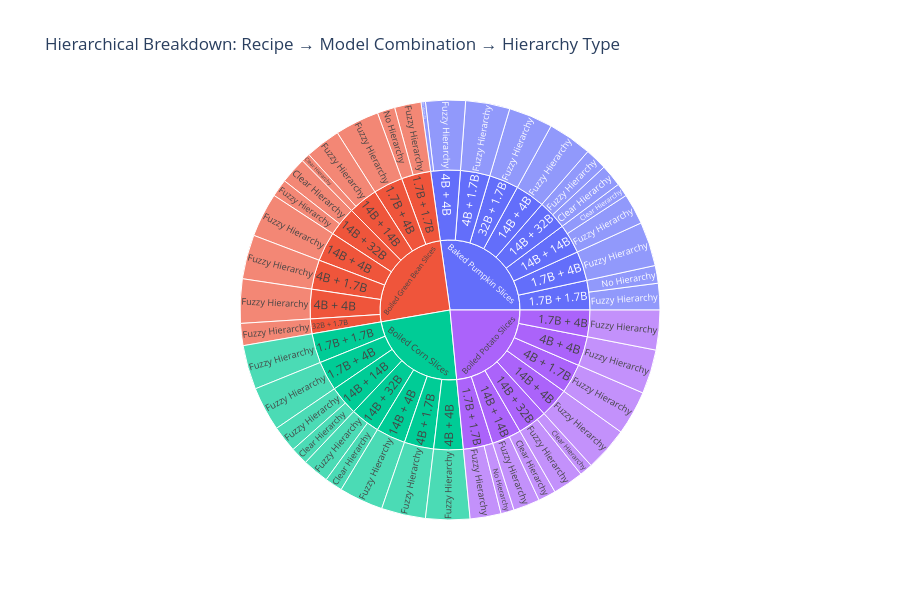

The notebook cell this image was saved under:
### Markdown cell above
## 6. Advanced Interactive Visualizations

### Code cell
# 8. Interactive Sunburst Chart
# Prepare data for sunburst
sunburst_data = []

for _, row in df.iterrows():
    recipe = row['recipe'].replace('_', ' ').title()
    model_combo = f"{row['model1_size']} + {row['model2_size']}"
    
    # Add entries for each hierarchy type
    for hierarchy_type in ['fuzzy_hierarchy', 'no_hierarchy', 'clear_hierarchy']:
        count = row[hierarchy_type]
        if count > 0:
            sunburst_data.extend([
                {
                    'ids': f"{recipe}",
                    'labels': recipe,
                    'parents': "",
                    'values': count
                },
                {
                    'ids': f"{recipe} - {model_combo}",
                    'labels': model_combo,
                    'parents': recipe,
                    'values': count
                },
                {
                    'ids': f"{recipe} - {model_combo} - {hierarchy_type}",
                    'labels': hierarchy_type.replace('_', ' ').title(),
                    'parents': f"{recipe} - {model_combo}",
                    'values': count
                }
            ])

# Remove duplicates and aggregate
sunburst_df = pd.DataFrame(sunburst_data)
sunburst_df = sunburst_df.groupby(['ids', 'labels', 'parents'])['values'].sum().reset_index()

fig = go.Figure(go.Sunburst(
    ids=sunburst_df['ids'],
    labels=sunburst_df['labels'],
    parents=sunburst_df['parents'],
    values=sunburst_df['values'],
    branchvalues="total",
    maxdepth=3
))

fig.update_layout(
    title="Hierarchical Breakdown: Recipe → Model Combination → Hierarchy Type",
    height=600
)

fig.show()

### Figure 1 — Plotly figure (JSON) as saved in the notebook; plotly's stock layout.template omitted (floating-point values rounded to 4 significant figures)
{"data": [{"branchvalues": "total", "ids": ["Baked Pumpkin Slices", "Baked Pumpkin Slices - 1.7B + 1.7B", "Baked Pumpkin Slices - 1.7B + 1.7B - fuzzy_hierarchy", "Baked Pumpkin Slices - 1.7B + 1.7B - no_hierarchy", "Baked Pumpkin Slices - 1.7B + 4B", "Baked Pumpkin Slices - 1.7B + 4B - fuzzy_hierarchy", "Baked Pumpkin Slices - 14B + 14B", "Baked Pumpkin Slices - 14B + 14B - clear_hierarchy", "Baked Pumpkin Slices - 14B + 14B - fuzzy_hierarchy", "Baked Pumpkin Slices - 14B + 32B", "Baked Pumpkin Slices - 14B + 32B - clear_hierarchy", "Baked Pumpkin Slices - 14B + 32B - fuzzy_hierarchy", "Baked Pumpkin Slices - 14B + 4B", "Baked Pumpkin Slices - 14B + 4B - fuzzy_hierarchy", "Baked Pumpkin Slices - 32B + 1.7B", "Baked Pumpkin Slices - 32B + 1.7B - fuzzy_hierarchy", "Baked Pumpkin Slices - 4B + 1.7B", "Baked Pumpkin Slices - 4B + 1.7B - fuzzy_hierarchy", "Baked Pumpkin Slices - 4B + 4B", "Baked Pumpkin Slices - 4B + 4B - fuzzy_hierarchy", "Baked Pumpkin Slices - 4B + 4B - no_hierarchy", "Boiled Corn Slices", "Boiled Corn Slices - 1.7B + 1.7B", "Boiled Corn Slices - 1.7B + 1.7B - fuzzy_hierarchy", "Boiled Corn Slices - 1.7B + 4B", "Boiled Corn Slices - 1.7B + 4B - fuzzy_hierarchy", "Boiled Corn Slices - 14B + 14B", "Boiled Corn Slices - 14B + 14B - clear_hierarchy", "Boiled Corn Slices - 14B + 14B - fuzzy_hierarchy", "Boiled Corn Slices - 14B + 32B", "Boiled Corn Slices - 14B + 32B - clear_hierarchy", "Boiled Corn Slices - 14B + 32B - fuzzy_hierarchy", "Boiled Corn Slices - 14B + 4B", "Boiled Corn Slices - 14B + 4B - fuzzy_hierarchy", "Boiled Corn Slices - 4B + 1.7B", "Boiled Corn Slices - 4B + 1.7B - fuzzy_hierarchy", "Boiled Corn Slices - 4B + 4B", "Boiled Corn Slices - 4B + 4B - fuzzy_hierarchy", "Boiled Green Bean Slices", "Boiled Green Bean Slices - 1.7B + 1.7B", "Boiled Green Bean Slices - 1.7B + 1.7B - fuzzy_hierarchy", "Boiled Green Bean Slices - 1.7B + 1.7B - no_hierarchy", "Boiled Green Bean Slices - 1.7B + 4B", "Boiled Green Bean Slices - 1.7B + 4B - fuzzy_hierarchy", "Boiled Green Bean Slices - 14B + 14B", "Boiled Green Bean Slices - 14B + 14B - clear_hierarchy", "Boiled Green Bean Slices - 14B + 14B - fuzzy_hierarchy", "Boiled Green Bean Slices - 14B + 32B", "Boiled Green Bean Slices - 14B + 32B - clear_hierarchy", "Boiled Green Bean Slices - 14B + 32B - fuzzy_hierarchy", "Boiled Green Bean Slices - 14B + 4B", "Boiled Green Bean Slices - 14B + 4B - fuzzy_hierarchy", "Boiled Green Bean Slices - 32B + 1.7B", "Boiled Green Bean Slices - 32B + 1.7B - fuzzy_hierarchy", "Boiled Green Bean Slices - 4B + 1.7B", "Boiled Green Bean Slices - 4B + 1.7B - fuzzy_hierarchy", "Boiled Green Bean Slices - 4B + 4B", "Boiled Green Bean Slices - 4B + 4B - fuzzy_hierarchy", "Boiled Potato Slices", "Boiled Potato Slices - 1.7B + 1.7B", "Boiled Potato Slices - 1.7B + 1.7B - fuzzy_hierarchy", "Boiled Potato Slices - 1.7B + 1.7B - no_hierarchy", "Boiled Potato Slices - 1.7B + 4B", "Boiled Potato Slices - 1.7B + 4B - fuzzy_hierarchy", "Boiled Potato Slices - 14B + 14B", "Boiled Potato Slices - 14B + 14B - clear_hierarchy", "Boiled Potato Slices - 14B + 14B - fuzzy_hierarchy", "Boiled Potato Slices - 14B + 32B", "Boiled Potato Slices - 14B + 32B - clear_hierarchy", "Boiled Potato Slices - 14B + 32B - fuzzy_hierarchy", "Boiled Potato Slices - 14B + 4B", "Boiled Potato Slices - 14B + 4B - fuzzy_hierarchy", "Boiled Potato Slices - 4B + 1.7B", "Boiled Potato Slices - 4B + 1.7B - fuzzy_hierarchy", "Boiled Potato Slices - 4B + 4B", "Boiled Potato Slices - 4B + 4B - fuzzy_hierarchy"], "labels": ["Baked Pumpkin Slices", "1.7B + 1.7B", "Fuzzy Hierarchy", "No Hierarchy", "1.7B + 4B", "Fuzzy Hierarchy", "14B + 14B", "Clear Hierarchy", "Fuzzy Hierarchy", "14B + 32B", "Clear Hierarchy", "Fuzzy Hierarchy", "14B + 4B", "Fuzzy Hierarchy", "32B + 1.7B", "Fuzzy Hierarchy", "4B + 1.7B", "Fuzzy Hierarchy", "4B + 4B", "Fuzzy Hierarchy", "No Hierarchy", "Boiled Corn Slices", "1.7B + 1.7B", "Fuzzy Hierarchy", "1.7B + 4B", "Fuzzy Hierarchy", "14B + 14B", "Clear Hierarchy", "Fuzzy Hierarchy", "14B + 32B", "Clear Hierarchy", "Fuzzy Hierarchy", "14B + 4B", "Fuzzy Hierarchy", "4B + 1.7B", "Fuzzy Hierarchy", "4B + 4B", "Fuzzy Hierarchy", "Boiled Green Bean Slices", "1.7B + 1.7B", "Fuzzy Hierarchy", "No Hierarchy", "1.7B + 4B", "Fuzzy Hierarchy", "14B + 14B", "Clear Hierarchy", "Fuzzy Hierarchy", "14B + 32B", "Clear Hierarchy", "Fuzzy Hierarchy", "14B + 4B", "Fuzzy Hierarchy", "32B + 1.7B", "Fuzzy Hierarchy", "4B + 1.7B", "Fuzzy Hierarchy", "4B + 4B", "Fuzzy Hierarchy", "Boiled Potato Slices", "1.7B + 1.7B", "Fuzzy Hierarchy", "No Hierarchy", "1.7B + 4B", "Fuzzy Hierarchy", "14B + 14B", "Clear Hierarchy", "Fuzzy Hierarchy", "14B + 32B", "Clear Hierarchy", "Fuzzy Hierarchy", "14B + 4B", "Fuzzy Hierarchy", "4B + 1.7B", "Fuzzy Hierarchy", "4B + 4B", "Fuzzy Hierarchy"], "maxdepth": 3, "parents": ["", "Baked Pumpkin Slices", "Baked Pumpkin Slices - 1.7B + 1.7B", "Baked Pumpkin Slices - 1.7B + 1.7B", "Baked Pumpkin Slices", "Baked Pumpkin Slices - 1.7B + 4B", "Baked Pumpkin Slices", "Baked Pumpkin Slices - 14B + 14B", "Baked Pumpkin Slices - 14B + 14B", "Baked Pumpkin Slices", "Baked Pumpkin Slices - 14B + 32B", "Baked Pumpkin Slices - 14B + 32B", "Baked Pumpkin Slices", "Baked Pumpkin Slices - 14B + 4B", "Baked Pumpkin Slices", "Baked Pumpkin Slices - 32B + 1.7B", "Baked Pumpkin Slices", "Baked Pumpkin Slices - 4B + 1.7B", "Baked Pumpkin Slices", "Baked Pumpkin Slices - 4B + 4B", "Baked Pumpkin Slices - 4B + 4B", "", "Boiled Corn Slices", "Boiled Corn Slices - 1.7B + 1.7B", "Boiled Corn Slices", "Boiled Corn Slices - 1.7B + 4B", "Boiled Corn Slices", "Boiled Corn Slices - 14B + 14B", "Boiled Corn Slices - 14B + 14B", "Boiled Corn Slices", "Boiled Corn Slices - 14B + 32B", "Boiled Corn Slices - 14B + 32B", "Boiled Corn Slices", "Boiled Corn Slices - 14B + 4B", "Boiled Corn Slices", "Boiled Corn Slices - 4B + 1.7B", "Boiled Corn Slices", "Boiled Corn Slices - 4B + 4B", "", "Boiled Green Bean Slices", "Boiled Green Bean Slices - 1.7B + 1.7B", "Boiled Green Bean Slices - 1.7B + 1.7B", "Boiled Green Bean Slices", "Boiled Green Bean Slices - 1.7B + 4B", "Boiled Green Bean Slices", "Boiled Green Bean Slices - 14B + 14B", "Boiled Green Bean Slices - 14B + 14B", "Boiled Green Bean Slices", "Boiled Green Bean Slices - 14B + 32B", "Boiled Green Bean Slices - 14B + 32B", "Boiled Green Bean Slices", "Boiled Green Bean Slices - 14B + 4B", "Boiled Green Bean Slices", "Boiled Green Bean Slices - 32B + 1.7B", "Boiled Green Bean Slices", "Boiled Green Bean Slices - 4B + 1.7B", "Boiled Green Bean Slices", "Boiled Green Bean Slices - 4B + 4B", "", "Boiled Potato Slices", "Boiled Potato Slices - 1.7B + 1.7B", "Boiled Potato Slices - 1.7B + 1.7B", "Boiled Potato Slices", "Boiled Potato Slices - 1.7B + 4B", "Boiled Potato Slices", "Boiled Potato Slices - 14B + 14B", "Boiled Potato Slices - 14B + 14B", "Boiled Potato Slices", "Boiled Potato Slices - 14B + 32B", "Boiled Potato Slices - 14B + 32B", "Boiled Potato Slices", "Boiled Potato Slices - 14B + 4B", "Boiled Potato Slices", "Boiled Potato Slices - 4B + 1.7B", "Boiled Potato Slices", "Boiled Potato Slices - 4B + 4B"], "type": "sunburst", "values": [80, 10, 6, 4, 10, 10, 10, 3, 7, 10, 5, 5, 10, 10, 10, 10, 10, 10, 10, 9, 1, 70, 10, 10, 10, 10, 10, 4, 6, 10, 4, 6, 10, 10, 10, 10, 10, 10, 75, 10, 6, 4, 10, 10, 10, 2, 8, 10, 6, 4, 10, 10, 5, 5, 10, 10, 10, 10, 69, 10, 7, 3, 9, 9, 10, 4, 6, 10, 3, 7, 10, 10, 10, 10, 10, 10]}], "layout": {"height": 600, "title": {"text": "Hierarchical Breakdown: Recipe → Model Combination → Hierarchy Type"}}}
